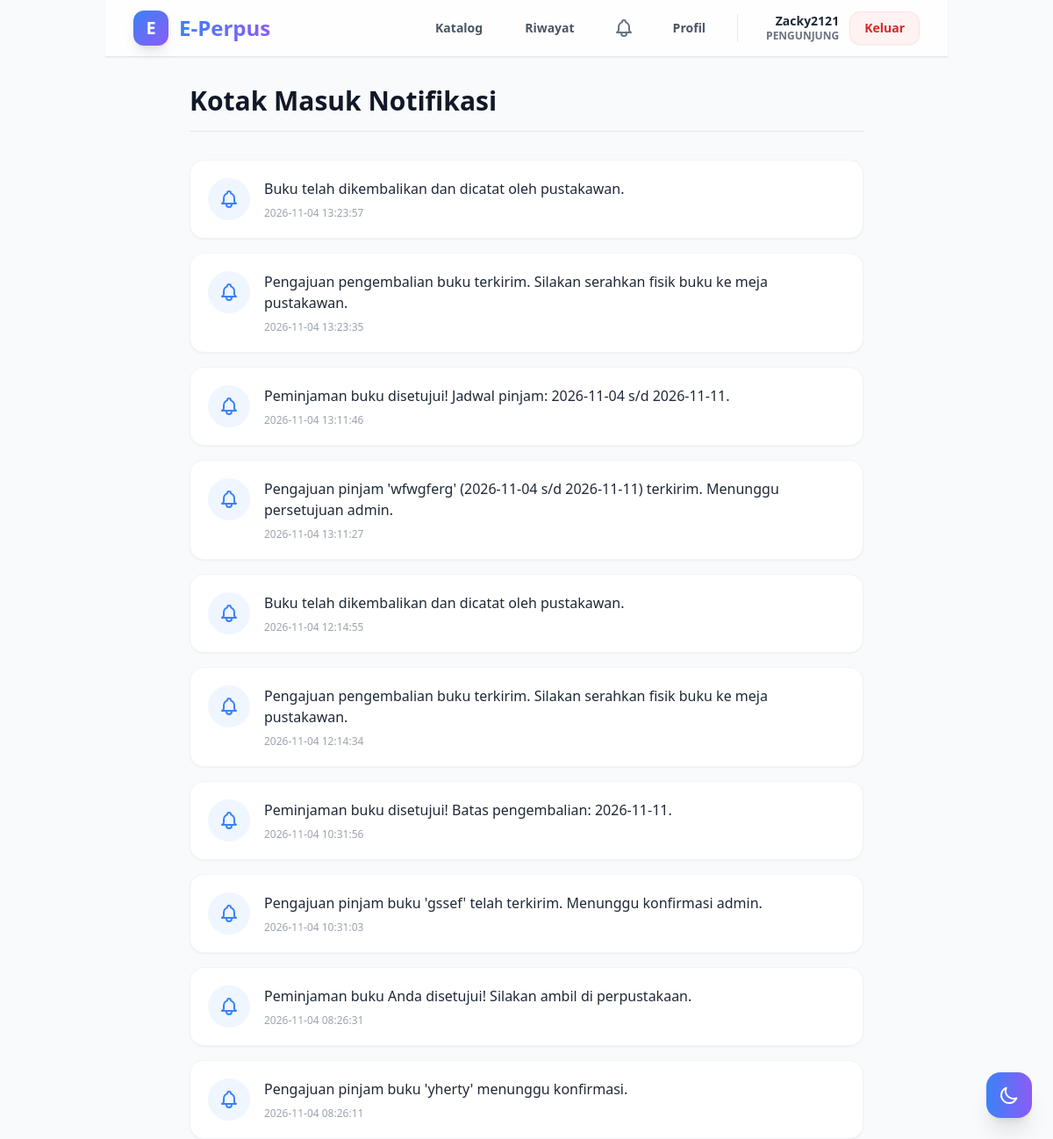
/user/notifications (signed in), run on the app's committed database.
### tables this page shows
CREATE TABLE notifications
                   (
                       id
                       INTEGER
                       PRIMARY
                       KEY
                       AUTOINCREMENT,
                       user_id
                       INTEGER,
                       message
                       TEXT
                       NOT
                       NULL,
                       is_read
                       BOOLEAN
                       DEFAULT
                       0,
                       created_at
                       TEXT
                       NOT
                       NULL,
                       FOREIGN
                       KEY
                   (
                       user_id
                   ) REFERENCES users
                   (
                       id
                   )
                       );

### app.py (the view)
@app.route('/user/notifications')
def user_notifications():
    if session.get('role') != 'pengunjung':
        return redirect(url_for('login'))
    conn = get_db_connection()
    notifs = conn.execute('SELECT * FROM notifications WHERE user_id = ? ORDER BY id DESC',
                          (session['user_id'],)).fetchall()
    conn.execute('UPDATE notifications SET is_read = 1 WHERE user_id = ? AND is_read = 0', (session['user_id'],))
    conn.commit()
    conn.close()
    return render_template('notifications.html', notifications=notifs)

### app.py (called while the page is built)
def get_db_connection():
    conn = sqlite3.connect(DB_PATH)
    conn.row_factory = sqlite3.Row
    return conn

@app.context_processor
def inject_globals():
    unread_count = 0
    wishlist_count = 0
    if 'user_id' in session:
        conn = get_db_connection()
        count_row = conn.execute('SELECT COUNT(*) FROM notifications WHERE user_id = ? AND is_read = 0',
                                 (session['user_id'],)).fetchone()
        if count_row:
            unread_count = count_row[0]
        w_row = conn.execute('SELECT COUNT(*) FROM wishlists WHERE user_id = ?', (session['user_id'],)).fetchone()
        if w_row:
            wishlist_count = w_row[0]
        conn.close()
    return dict(unread_notifications=unread_count, wishlist_count=wishlist_count)

### templates/notifications.html (shortened to what this page needs)
{% extends "base.html" %}
{% block content %}
{% include "navbar.html" %}
<div class="max-w-3xl mx-auto">
    <div class="flex items-center justify-between mb-8 border-b border-gray-200 dark:border-gray-700 pb-4">
        <h2 class="text-3xl font-extrabold text-gray-900 dark:text-white">Kotak Masuk Notifikasi</h2>
    </div>
    <div class="space-y-4">
        {% for notif in notifications %}
        <div class="bg-white dark:bg-gray-800 p-5 rounded-2xl shadow-sm border border-gray-100 dark:border-gray-700 flex gap-4 items-start {% if not notif.is_read %} border-l-4 border-l-primary {% endif %}">
            <div class="bg-blue-50 dark:bg-gray-700 text-primary p-3 rounded-full flex-shrink-0">
            </div>
            <div>
                <p class="text-gray-800 dark:text-gray-200 font-medium">{{ notif.message }}</p>
                <p class="text-xs text-gray-400 mt-2">{{ notif.created_at }}</p>
            </div>
        </div>
        {% else %}
        <div class="text-center py-16 bg-white dark:bg-gray-800 rounded-2xl border border-dashed border-gray-300 dark:border-gray-700">
            <p class="text-gray-500 dark:text-gray-400">Tidak ada notifikasi baru.</p>
        </div>
        {% endfor %}
    </div>
</div>
{% endblock %}

### templates/base.html (shortened to what this page needs)
<!DOCTYPE html>
<html lang="id">
<head>
    <script src="https://cdn.tailwindcss.com"></script>
</head>
<body class="bg-gray-50 text-gray-900 dark:bg-gray-900 dark:text-gray-100 transition-colors duration-300 min-h-screen">
    <button onclick="toggleDarkMode()" aria-label="Toggle Dark Mode" class="fixed bottom-6 right-6 p-3.5 bg-gradient-to-r from-primary to-secondary text-white rounded-2xl shadow-xl hover:scale-110 active:scale-95 transition-all duration-200 z-50 flex items-center justify-center">
        <svg class="w-6 h-6 block dark:hidden" fill="none" stroke="currentColor" viewBox="0 0 24 24">
            <path stroke-linecap="round" stroke-linejoin="round" stroke-width="2" d="M20.354 15.354A9 9 0 018.646 3.646 9.003 9.003 0 0012 21a9.003 9.003 0 008.354-5.646z"></path>
        </svg>
    </button>
    <main class="container mx-auto px-4 sm:px-6 lg:px-8">
        {% block content %}{% endblock %}
    </main>
</body>
</html>

### templates/navbar.html (shortened to what this page needs)
<nav class="bg-white/80 dark:bg-gray-900/80 backdrop-blur-md sticky top-0 z-50 border-b border-gray-200 dark:border-gray-800 shadow-sm mb-8">
    <div class="max-w-7xl mx-auto px-4 sm:px-6 lg:px-8">
        <div class="flex justify-between h-16 items-center">
            <div class="flex items-center gap-3">
                <div class="w-10 h-10 rounded-xl bg-gradient-to-br from-primary to-secondary flex items-center justify-center text-white font-black text-xl shadow-lg">E</div>
                <span class="text-2xl font-extrabold text-transparent bg-clip-text bg-gradient-to-r from-primary to-secondary hidden sm:block">
                </span>
            </div>
            <div class="flex items-center space-x-2 sm:space-x-6">
                {% if session.get('role') == 'pengunjung' %}
                    <a href="{{ url_for('user_dashboard') }}" class="px-3 py-2 rounded-lg text-sm font-semibold text-gray-600 dark:text-gray-300 hover:text-primary hover:bg-blue-50 dark:hover:bg-gray-800 transition">Katalog</a>
                    <a href="{{ url_for('user_history') }}" class="px-3 py-2 rounded-lg text-sm font-semibold text-gray-600 dark:text-gray-300 hover:text-primary hover:bg-blue-50 dark:hover:bg-gray-800 transition">Riwayat</a>
                    <a href="{{ url_for('user_notifications') }}" class="relative p-2 text-gray-500 hover:text-primary hover:bg-blue-50 rounded-full transition">
                    </a>
                    <a href="{{ url_for('user_profile') }}" class="px-3 py-2 rounded-lg text-sm font-semibold text-gray-600 dark:text-gray-300 hover:text-primary hover:bg-blue-50 dark:hover:bg-gray-800 transition hidden sm:block">Profil</a>
                {% endif %}
                <div class="flex items-center gap-3 pl-2">
                    <div class="hidden md:flex flex-col text-right">
                        <span class="text-sm font-bold text-gray-800 dark:text-gray-200 leading-tight">{{ session.get('full_name', 'User') }}</span>
                        <span class="text-xs text-gray-500 uppercase font-semibold">{{ session.get('role', '') }}</span>
                    </div>
                    <a href="{{ url_for('logout') }}" class="bg-red-50 text-red-600 hover:bg-red-500 hover:text-white dark:bg-red-900/30 dark:text-red-400 dark:hover:bg-red-600 dark:hover:text-white px-4 py-2 rounded-xl text-sm font-bold transition shadow-sm border border-red-100 dark:border-transparent">
                        Keluar
                    </a>
                </div>
            </div>
        </div>
    </div>
</nav>

### data on the page
notifications: message "Buku telah dikembalikan dan dicatat oleh pustakawan.", created_at "2026-11-04 13:23:57"
notifications: message "Pengajuan pengembalian buku terkirim. Silakan serahkan fisik buku ke meja pustakawan.", created_at "2026-11-04 13:23:35"
notifications: message "Peminjaman buku disetujui! Jadwal pinjam: 2026-11-04 s/d 2026-11-11.", created_at "2026-11-04 13:11:46"
notifications: message "Pengajuan pinjam 'wfwgferg' (2026-11-04 s/d 2026-11-11) terkirim. Menunggu persetujuan admin.", created_at "2026-11-04 13:11:27"
notifications: message "Buku telah dikembalikan dan dicatat oleh pustakawan.", created_at "2026-11-04 12:14:55"
notifications: message "Pengajuan pengembalian buku terkirim. Silakan serahkan fisik buku ke meja pustakawan.", created_at "2026-11-04 12:14:34"
notifications: message "Peminjaman buku disetujui! Batas pengembalian: 2026-11-11.", created_at "2026-11-04 10:31:56"
notifications: message "Pengajuan pinjam buku 'gssef' telah terkirim. Menunggu konfirmasi admin.", created_at "2026-11-04 10:31:03"
notifications: message "Peminjaman buku Anda disetujui! Silakan ambil di perpustakaan.", created_at "2026-11-04 08:26:31"
notifications: message "Pengajuan pinjam buku 'yherty' menunggu konfirmasi.", created_at "2026-11-04 08:26:11"

### other printed values
{{ session.get('full_name', 'User') }} "Zacky2121"
{{ session.get('role', '') }} "PENGUNJUNG"
